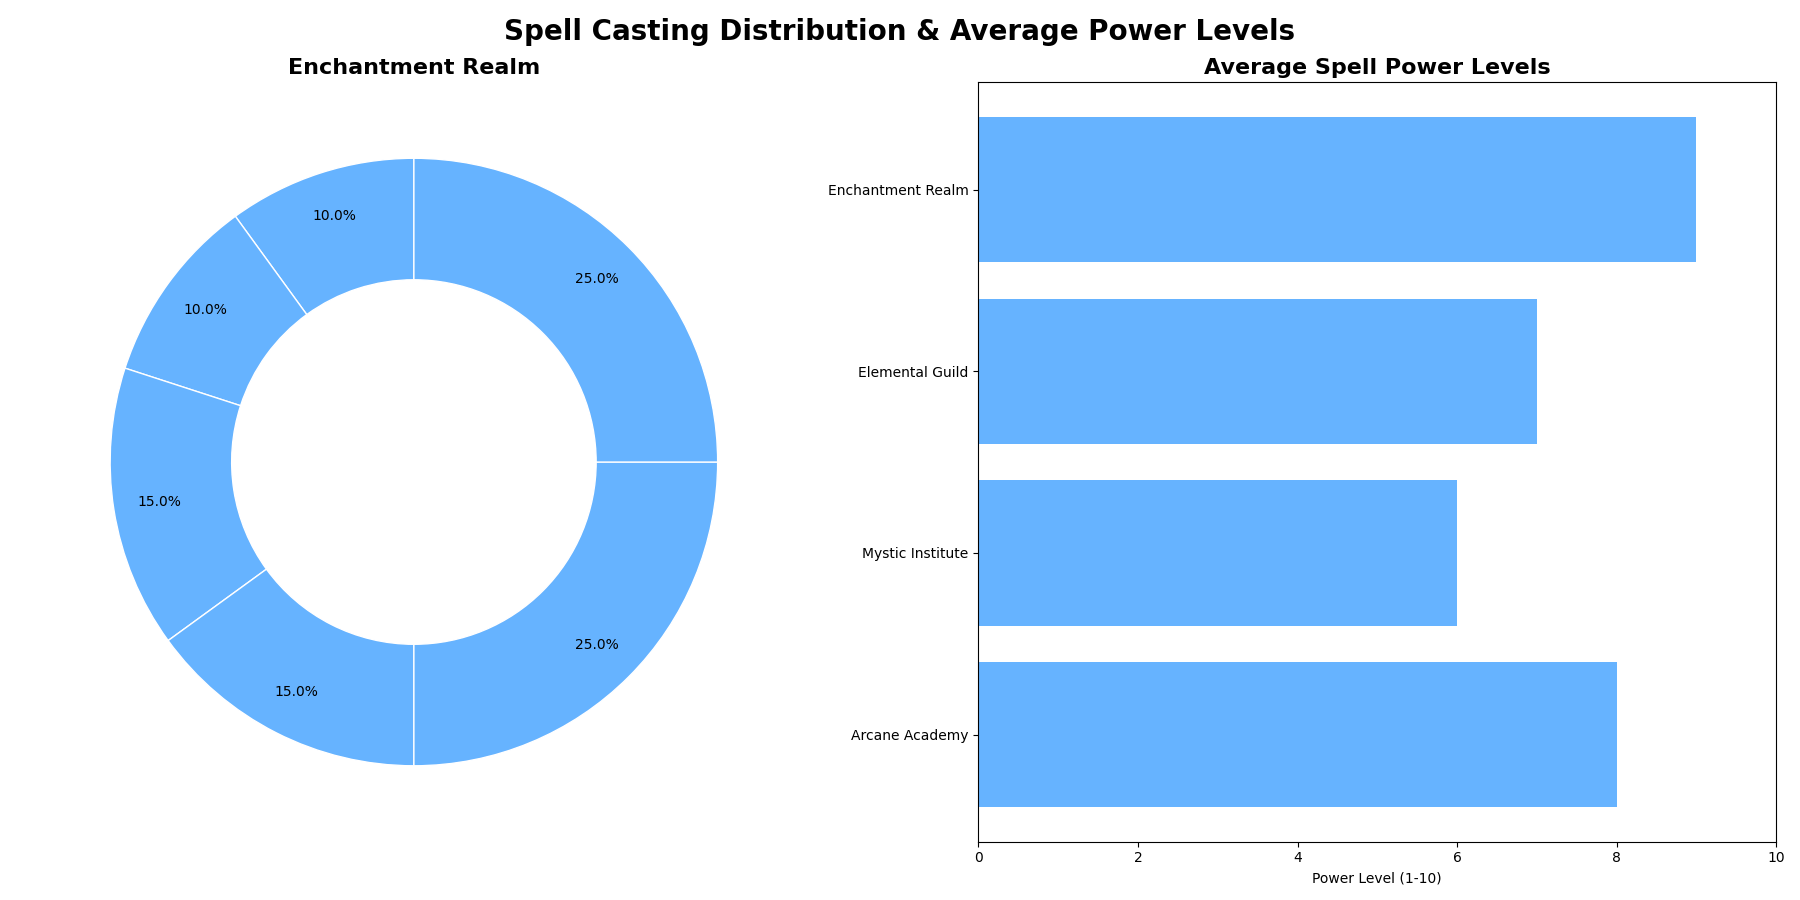

Here is the Python script that generated this plot:
import matplotlib.pyplot as plt
import numpy as np

# Data Creation
wizardry_schools = ['Arcane Academy', 'Mystic Institute', 'Elemental Guild', 'Enchantment Realm']
spell_types = ['Fire Spells', 'Water Spells', 'Earth Spells', 'Air Spells', 'Lightning Spells', 'Healing Spells']

arcane_spells = [25, 5, 20, 10, 30, 10]
mystic_spells = [15, 30, 10, 25, 0, 20]
elemental_spells = [35, 5, 20, 25, 15, 0]
enchantment_spells = [10, 10, 15, 15, 25, 25]

average_power_levels = [8, 6, 7, 9]

# Define a single color for all data groups
single_color = '#66b3ff'

# Create the figure and axis for subplots
fig, (ax1, ax2) = plt.subplots(1, 2, figsize=(18, 9))

# Plotting the pie charts for each Wizardry school
data = [arcane_spells, mystic_spells, elemental_spells, enchantment_spells]

for i, school_data in enumerate(data):
    ax1.clear()
    ax1.pie(
        school_data,
        autopct='%1.1f%%',
        pctdistance=0.85,
        colors=[single_color] * len(school_data),
        startangle=90,
        wedgeprops=dict(width=0.4, edgecolor='w')
    )
    center_circle = plt.Circle((0, 0), 0.55, fc='white')
    ax1.add_artist(center_circle)
    ax1.set_title(wizardry_schools[i], fontsize=16, fontweight='bold', loc='center')
    plt.pause(1)

fig.suptitle("Spell Casting Distribution & Average Power Levels", fontsize=20, fontweight='bold')

# Plotting the bar chart showing average power levels
ax2.barh(wizardry_schools, average_power_levels, color=single_color)
ax2.set_title('Average Spell Power Levels', fontsize=16, fontweight='bold')
ax2.set_xlabel('Power Level (1-10)')
ax2.set_xlim(0, 10)

# Adjust layout
plt.tight_layout()

# Show plot
plt.show()
